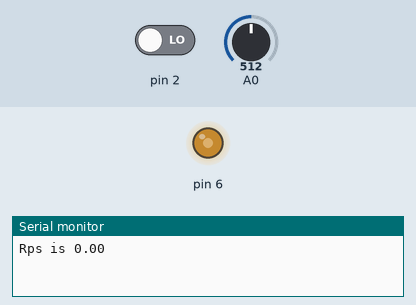
A sketch run on a simulated Arduino Uno, built with avr-gcc and run on an emulated ATmega328P. Shown: output pins drawn as LEDs (lit = HIGH), the last lines printed to the serial monitor. The test bench sets the inputs (shaded band); at power-on: A0 = 512, pin 2 LOW.

Above: at 1.2 s.
1.3 s: A0 set to 716
At 2.5 s:
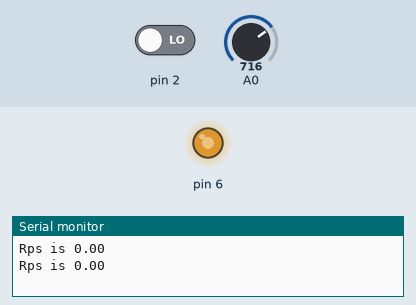
2.8 s: A0 set to 900
At 3.6 s:
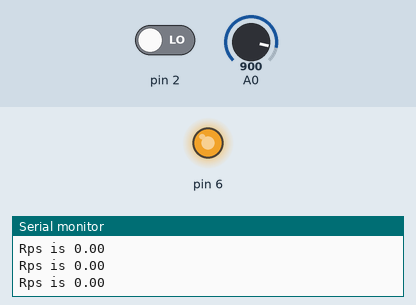
4.3 s: A0 set to 122
At 4.7 s:
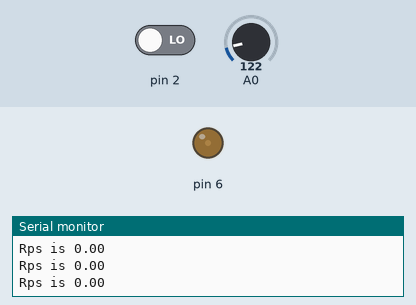
5.8 s: A0 set to 0
At 7.0 s:
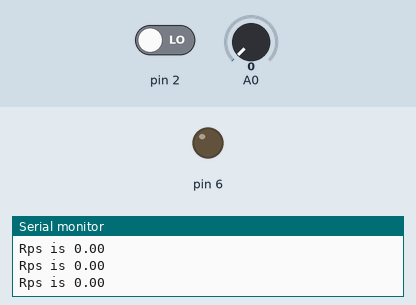
7.3 s: A0 set to 511
At 8.2 s:
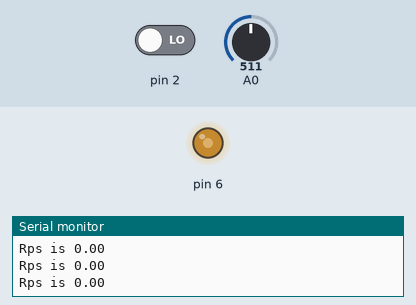
Timing chart, 0 to 9.8 s (numbered marks = the images above; inputs shaded):
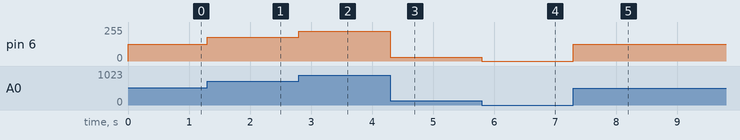

The sketch:

Exp_4c.ino
```cpp
#include<avr/interrupt.h>
volatile int count = 0;
unsigned long int prev=0,curr=0;
void Isr()
{
  count = count + 1;
}

void setup() {
  // put your setup code here, to run once:
  Serial.begin(9600);
 // pinMode(A0,INPUT);
  pinMode(6,OUTPUT);
  pinMode(2,INPUT);
  int prev = millis();
  attachInterrupt(digitalPinToInterrupt(2),Isr,RISING);
}

void loop() {
  // put your main code here, to run repeatedly:
  curr = millis();
  int a = analogRead(0);
  int b = map(a,0,1023,0,255);
  analogWrite(6,b);
  if(curr - prev >= 1000)
  {
    detachInterrupt(digitalPinToInterrupt(2));
    float ans = (float)count/20;
    Serial.print("Rps is ");
    Serial.print(ans);
    Serial.print("\n");
    prev = curr;
    count=0;
    attachInterrupt(digitalPinToInterrupt(2),Isr,RISING);
  }
}
```

Measured:
- after the input at 1.3 s, pin 6: 127/255 → 178/255 at once
- after the input at 2.8 s, pin 6: 178/255 → 224/255 at once
- after the input at 4.3 s, pin 6: 224/255 → 30/255 at once
- after the input at 5.8 s, pin 6: 30/255 → 0/255 at once
- after the input at 7.3 s, pin 6: 0/255 → 127/255 at once
